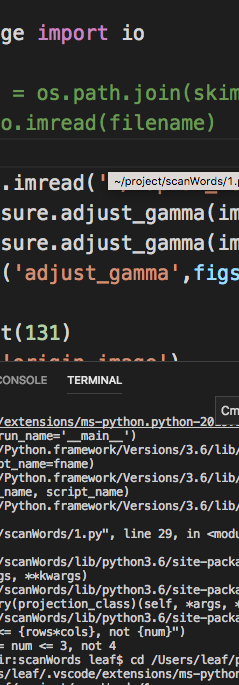
#> input picture sourceImages/WX20191218-224733.png, 239 x 685 px
$ python 7.py
#> lines starting #> are read from the running program, lines starting #| are printed output that depends on the picture
#分割图片
from PIL import Image

def cut_image(image,count):
    width, height = image.size
    item_width = int(width / count)
    item_height = height
    box_list = []
    # (left, upper, right, lower)
    # for i in range(0,count):
    i = 0
    for j in range(0,count):
        print(i,j,"\n")
        box = (j*item_width,i*item_height,(j+1)*item_width,(i+1)*item_height)
        box_list.append(box)
    image_list = [image.crop(box) for box in box_list]
    return image_list

#保存
def save_images(image_list):
    index = 1
    for image in image_list:
        image.save(str(index) + '.png', 'PNG')
        index += 1

if __name__ == '__main__':
    file_path = "./sourceImages/WX20191218-224733.png"  #图片保存的地址
    image = Image.open(file_path)
#> image is the input picture: PIL image 239x685 RGBA; mean R, G, B, A 53.4, 53.3, 52.6, 255

    image_list = cut_image(image,2)
#> in cut_image, `image_list = [image.crop(box) for box in box_list]`: image_list = 2 items
#> image_list = 2 items
    save_images(image_list)
#> the loop in save_images, `for image in image_list:` made 2 passes
#> index on passes 1 to 2: 2, 3
#> pass 1, in save_images, `image.save(str(index) + '.png', 'PNG')`:
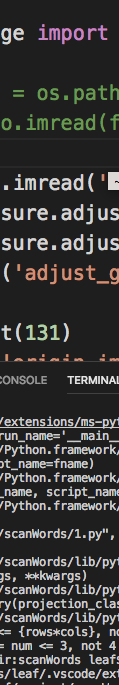
#> saved as 1.png: PIL image 119x685 RGBA; mean R, G, B, A 55.5, 55.1, 54.4, 255
#> pass 2, in save_images, `image.save(str(index) + '.png', 'PNG')`:
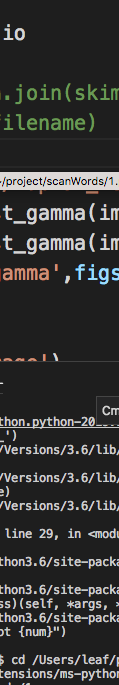
#> saved as 2.png: PIL image 119x685 RGBA; mean R, G, B, A 51.3, 51.5, 50.7, 255
#> after the loop in save_images, `for image in image_list:`: index = 3
